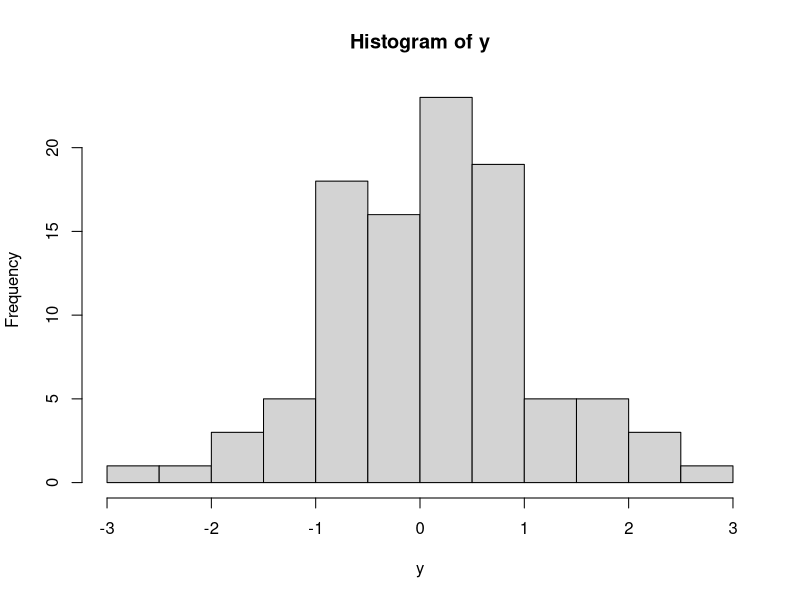

Generate this figure with R:
## ---- chunk 1
knitr::opts_chunk$set(echo = TRUE)
## ---- chunk 2
y <- rnorm(100)
hist(y)
